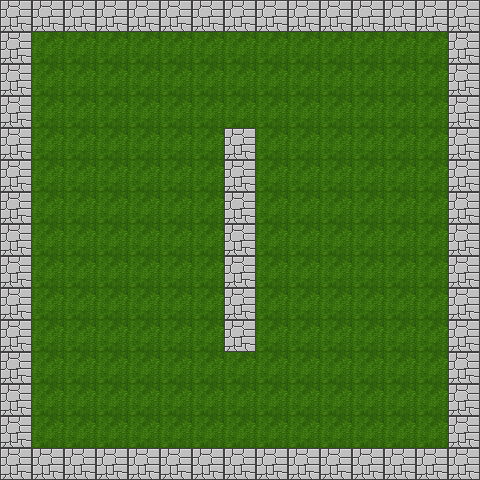

A level layout from a 2D game, rendered from its tile map. Below: a short description, then the map file with tile-grid data replaced by summaries:
An orthogonal 15x15 tile map with 32x32 px tiles, 2 tile layers (Wall, Grass).

<map version="1.0" orientation="orthogonal" width="15" height="15" tilewidth="32" tileheight="32">
 <tileset firstgid="1" name="sheet1" tilewidth="32" tileheight="32">
  <image source="sheet1.png" width="256" height="256" />
 </tileset>
 <layer name="Wall" width="15" height="15">
  <data>[225 cells, 63 non-empty, 1 distinct tile ids]</data>
 </layer>
 <layer name="Grass" width="15" height="15">
  <data>[225 cells, 162 non-empty, 1 distinct tile ids]</data>
 </layer>
</map>
